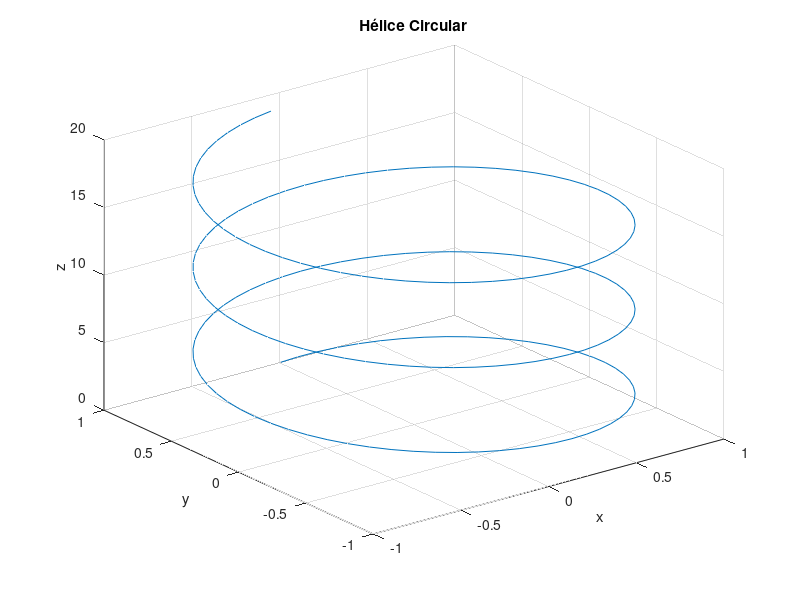

MATLAB code for this plot:
clearvars
close all
clc

%% Hélice Circular

t = 0:0.1:6*pi;

% eixos x,y,z
plot3(sin(t), cos(t),t)
title('Hélice Circular');
grid
xlabel('x');
ylabel('y');
zlabel('z');